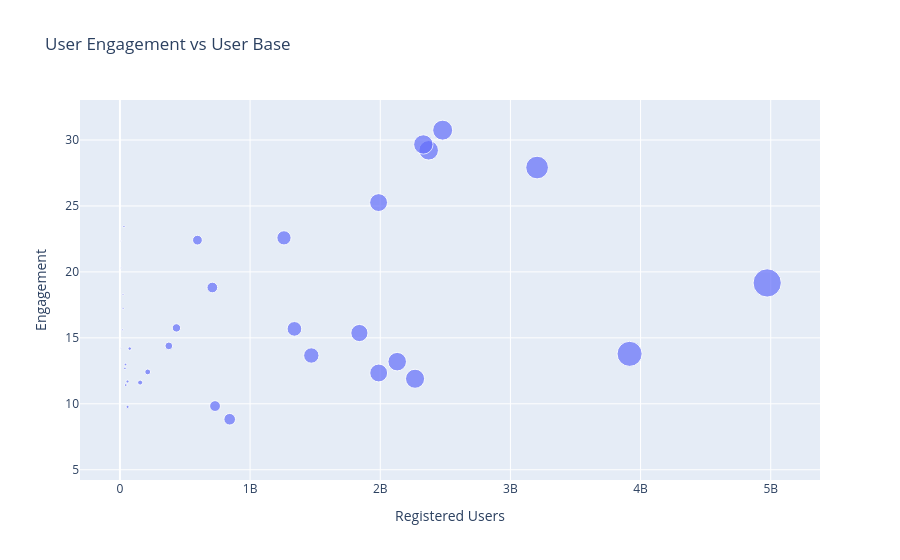

Notebook cell for this chart:
### Code cell
import plotly.express as px

fig = px.scatter(
    engagement_state,
    x='registered_users',
    y='engagement',
    hover_name='state',   # shows state on hover instead of text
    size='registered_users',
    title='User Engagement vs User Base'
)

fig.update_layout(
    xaxis_title='Registered Users',
    yaxis_title='Engagement'
)

fig.show()

### Figure 1 — Plotly figure (JSON) as saved in the notebook; plotly's stock layout.template omitted (floating-point values rounded to 4 significant figures)
{"data": [{"hovertemplate": "<b>%{hovertext}</b><br><br>registered_users=%{marker.size}<br>engagement=%{y}<extra></extra>", "hovertext": ["andaman-&-nicobar-islands", "andhra-pradesh", "arunachal-pradesh", "assam", "bihar", "chandigarh", "chhattisgarh", "dadra-&-nagar-haveli-&-daman-&-diu", "delhi", "goa", "gujarat", "haryana", "himachal-pradesh", "jammu-&-kashmir", "jharkhand", "karnataka", "kerala", "ladakh", "lakshadweep", "madhya-pradesh", "maharashtra", "manipur", "meghalaya", "mizoram", "nagaland", "odisha", "puducherry", "punjab", "rajasthan", "sikkim", "tamil-nadu", "telangana", "tripura", "uttar-pradesh", "uttarakhand", "west-bengal"], "legendgroup": "", "marker": {"color": "#636efa", "size": [6857906, 2479563185, 30861270, 434295521, 1839927870, 58691270, 595506054, 42861709, 1470469429, 75290424, 1988044388, 1340601702, 213530196, 155346708, 709961956, 3205100580, 843288336, 9246424, 562518, 1987286906, 4972825121, 38270419, 23712084, 10229549, 24405227, 1260386677, 44582879, 730723972, 2372101468, 20580065, 2130315308, 2330985283, 58299120, 3915665963, 375772100, 2267427525], "sizemode": "area", "sizeref": 12430000.0, "symbol": "circle"}, "mode": "markers", "name": "", "orientation": "v", "showlegend": false, "type": "scatter", "x": [6857906, 2479563185, 30861270, 434295521, 1839927870, 58691270, 595506054, 42861709, 1470469429, 75290424, 1988044388, 1340601702, 213530196, 155346708, 709961956, 3205100580, 843288336, 9246424, 562518, 1987286906, 4972825121, 38270419, 23712084, 10229549, 24405227, 1260386677, 44582879, 730723972, 2372101468, 20580065, 2130315308, 2330985283, 58299120, 3915665963, 375772100, 2267427525], "xaxis": "x", "y": [14.24, 30.74, 23.43, 15.75, 15.37, 9.768, 22.41, 12.98, 13.66, 14.19, 12.34, 15.68, 12.42, 11.61, 18.82, 27.91, 8.83, 22.34, 5.893, 25.26, 19.16, 12.69, 18.3, 20.31, 17.22, 22.58, 11.42, 9.83, 29.22, 15.61, 13.19, 29.66, 11.69, 13.79, 14.39, 11.9], "yaxis": "y"}], "layout": {"legend": {"itemsizing": "constant", "tracegroupgap": 0}, "title": {"text": "User Engagement vs User Base"}, "xaxis": {"anchor": "y", "domain": [0, 1], "title": {"text": "Registered Users"}}, "yaxis": {"anchor": "x", "domain": [0, 1], "title": {"text": "Engagement"}}}}
